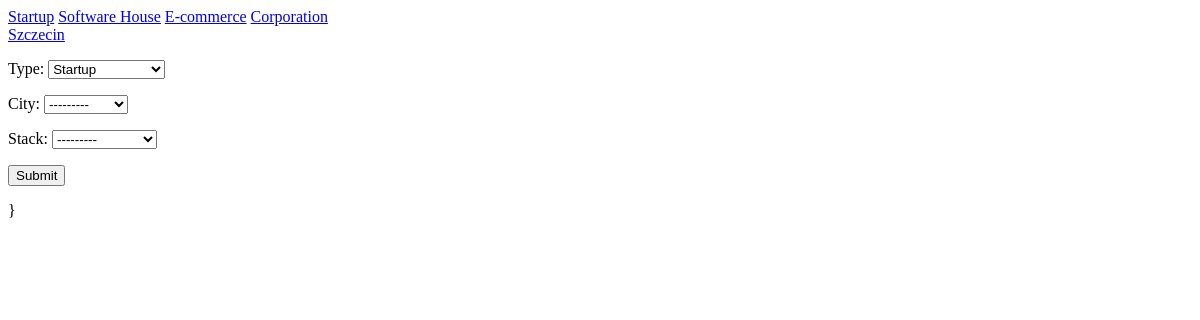
Page /search?type=startup on the earlier database version.
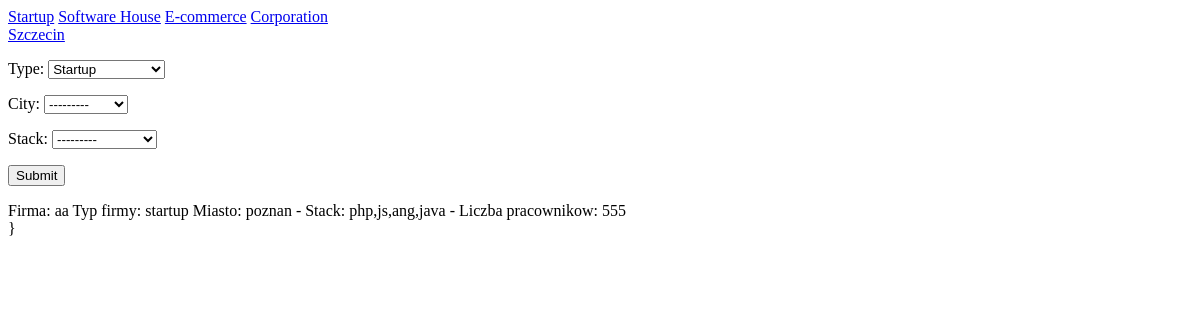
Same page on the later database version.
### company/models.py (models this page shows, shortened)
class company(models.Model):
    name = models.CharField(max_length=100, blank=False)
    type = models.CharField(max_length=15, choices=TYPES)
    workers = models.PositiveIntegerField(validators=[MinValueValidator(1)])
    city = models.CharField(max_length=15,choices=CITIES)
    stack = models.CharField(max_length=15, choices=COMPANY_TECHNOLOGIES)
    company_about = models.TextField(max_length=500, blank=False)
    created_date = models.DateTimeField(default=timezone.now)
    published_date = models.DateTimeField(blank=True, null=True)

### company/views.py (the view)
# urls.py: url(r'^search$', views.comp_list),
def comp_list(request):
    f = CompanyFilter(request.GET, queryset=company.objects.all())
    return render(request, 'company/comp_list.html', {'filter': f})

### company/templates/company/comp_list.html (shortened to what this page needs)
{% block content %}
    <div>
        <a href="search?type=startup" class="btn btn-default">Startup</a>
        <a href="search?type=software_house" class="btn btn-default">Software House</a>
        <a href="search?type=e-commerce" class="btn btn-default">E-commerce</a>
        <a href="search?type=corporation" class="btn btn-default">Corporation</a>
    </div>
    <div>
        <a href="search?type=&city=szczecin" class="btn btn-default">Szczecin</a>
    </div>
    <form action="" method="get">
        {{ filter.form.as_p }}
        <input type="submit" />
    </form>
    {% for obj in filter.qs %}
        Firma: {{ obj.name }} Typ firmy: {{ obj.type }} Miasto: {{ obj.city }} - Stack: {{ obj.stack }} - Liczba pracownikow: {{ obj.workers }}
    {% endfor %}
{% endblock %}}

Differences in the rows shown:
added company: name "aa", type "startup", city "poznan", stack "php,js,ang,java", workers "555"
